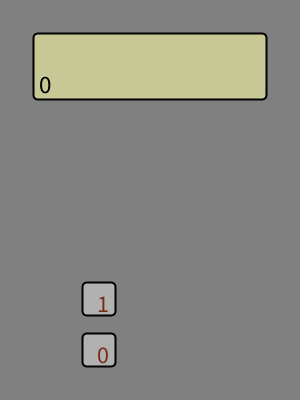
Frame 1 (no input)
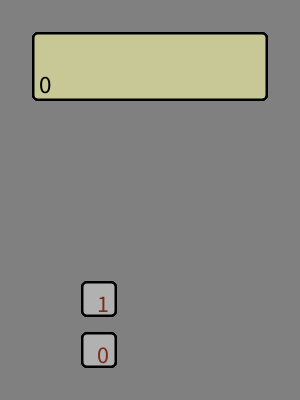
Frame 60 (the mouse pressed at the canvas centre just before this capture)
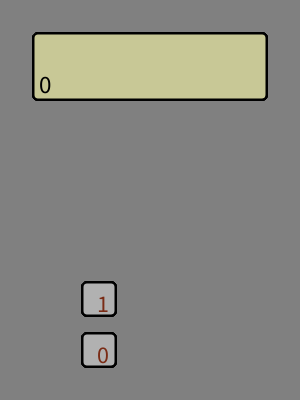
Frame 120 (the mouse held since frame 60 and released just before this capture)

The Processing sketch that drew these frames (run headless with seeded random() and noise(); from frame 60 on, the mouse is pressed at the canvas centre):

// Processing sketch: ButtonTest
// ── ButtonTest.pde
//instantiate each of the classification of buttons
CalcButton[] numButtons = new CalcButton[2];
CalcButton[] opButtons = new CalcButton[2];

String displayValue = "0";
String valueToCompute = ""; //string value left of operator
String valueToCompute2 = ""; //string value right of operator
float valueToComputeI = 0; //float value left of operator
float valueToComputeI2 = 0; //float value left of operator
float result = 0;
char opValue = ' ';
boolean firstNum;

 void setup() {
  size(300,400);
  background(128);
  noFill();
  //strokeWeight(3);
  //stroke(0);
  
  //populate number buttons
  numButtons[0] = new CalcButton(82,333).asNumber(0,33,33);
  numButtons[1] = new CalcButton(82,282).asNumber(1,33,33);
  
  //populate operators
  opButtons[0] = new CalcButton(233,233).asOperator("+");
  opButtons[1] = new CalcButton(233,282).asOperator("-");
  
  //set the initial value of first num to true
  firstNum = true;
  
  //set the initial value of first num to true
  firstNum = true;
}

void draw() {
  //draw number buttons
  for (int i=0; i<numButtons.length; i++) {
    CalcButton inumButton = numButtons[i];
    inumButton.display();
  }
  updateDisplay(); 
}

void preformCalculation() {
  //set string values to integers
  valueToComputeI = float(valueToCompute);
  valueToComputeI2 = float(valueToCompute2);
}

void mousePressed() {
  for (int i=0; i<numButtons.length; i++) {
    CalcButton inumButton = numButtons[i];
    inumButton.clickbutton();
    if(inumButton.overBox) {
      if(firstNum) {
        println(i + " " + inumButton.numButtonValue);
        valueToCompute += int(inumButton.numButtonValue);
        displayValue = valueToCompute2;
      }
    }
  }
}

void updateDisplay() {
  fill(200,200,150);
  rect(33,33,233,66,5);
  fill(0);
  textSize(25);
  text(displayValue,39,93);
}
// ── Button.pde
/*class Button {
  color t1, t2, b1, b2;
  int x, y, w, h;
  String val;
  Boolean over;

  Button(color b1, int x, int y, int w, int h, String val) {
    this.b1 = b1;
    this.x = x;
    this.y = y;
    this.w = w;
    this.h = h;
    this.val = val;
    over = false;
  }
  void display() {
    if (over) {
      fill(128);
      rect(x, y, w, h,5);
      fill(255,0,0);
      rect(x-3, y-3, w, h,5);
      fill(0);
      text(val, x+5, y+15);
    } else {
      fill(128);
      rect(x, y, w, h,5);
      fill(b1);
      rect(x-3, y-3, w, h,5);
      fill(0);
      text(val, x+5, y+15);
    }
  }
  void hover(int xpos, int ypos) {
    over = xpos>x && xpos<x+w && ypos>y && ypos<y+h;
  }
}*/

class CalcButton{
  //Class variables
  boolean isNumber;
  boolean isOperator;
  boolean isSpecial;
  float numButtonValue;
  String opButtonValue;
  String spButtonValue;
  float xpos;
  float ypos;
  int boxSize = 45;
  int buttonW = 45;
  int buttonH = 45;
  boolean overBox = false;
  
  CalcButton(float tempXpos, float tempYpos) {
    xpos = tempXpos;
    ypos = tempYpos;
  }
  
  //Constructor for number buttons
  CalcButton asNumber(float tempNumButtonVal, int tempW, int tempH) {
    isNumber = true;
    numButtonValue = tempNumButtonVal;
    buttonW = tempW;
    buttonH = tempH;
    return this;
  }
  
  //Constructor for operator buttons
  CalcButton asOperator(String tempOpButtonVal) {
    opButtonValue = tempOpButtonVal;
    isOperator = true;
    return this;
  }
  
  //Constructor for special buttons
  CalcButton asSpecial(String buttonValue) {
    isSpecial = true;
    spButtonValue = buttonValue;
    return this;
  }
  
  //Draw the button on the canvas
  void display() {
    //draw rounded edge button on canvas
    if(isNumber) {
      fill(177);
      stroke(0);
      strokeWeight(2);
      rect(xpos,ypos,buttonW,buttonH,5);
      fill(122,44,22);
      textSize(24);
      text(int(numButtonValue),xpos+15,ypos+30);
    } else if (isOperator) {
      fill(133);
      stroke(0);
      strokeWeight(2);
      rect(xpos,ypos,boxSize,boxSize,5);
      fill(0);
      textSize(24);
      text(spButtonValue,xpos+15,ypos+30);
    }
  }
  
  //Handle mouse actions
  void clickbutton() {
    overBox = mouseX > xpos && mouseX < xpos+boxSize && mouseY > ypos && mouseY < ypos+boxSize;
  }
  
}
